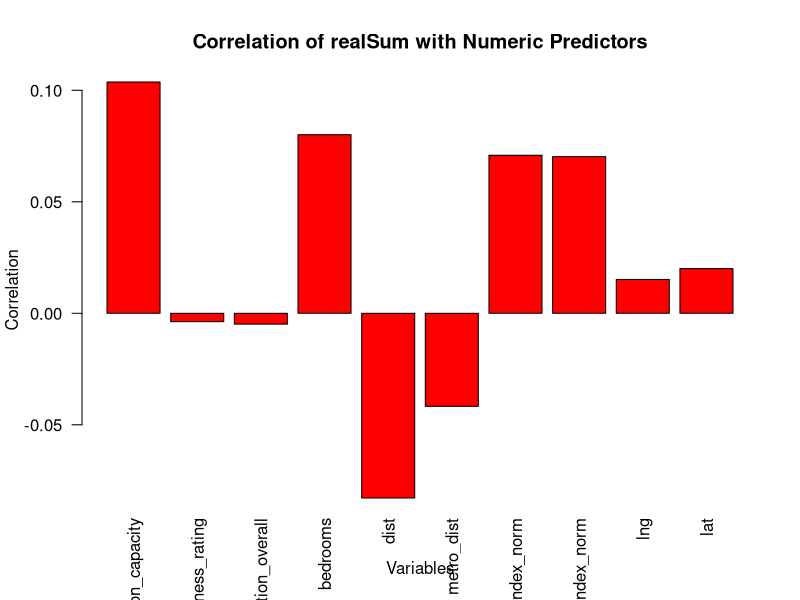

Source code (R):
library(tidyverse)
library(psych)
airbnb <- read.csv("airbnb.csv", sep =",", header = TRUE)

## 1.Task
glimpse(airbnb)
str(airbnb) # Types of variables in the initial data set: character (room_type), double (rest of the variables)

# Check for missing data
colSums(is.na(airbnb)) # 0 missing variables

names(airbnb) # Check the current structure and correct index positions of the columns
# Remove variables that are not important
airbnb <- airbnb[,-c(1, 4, 5, 15, 17)] # X, room_shared, room_private, attr_index, rest_index

# Convert categorical variables into factors
airbnb$room_type <- as.factor(airbnb$room_type)
airbnb$host_is_superhost <- as.factor(airbnb$host_is_superhost)
airbnb$weekend <- as.factor(airbnb$weekend)
airbnb$biz <- as.factor(airbnb$biz)
airbnb$multi <- as.factor(airbnb$multi)
str(airbnb) #Check if the conversion worked well


## 2.Task
summary(airbnb)
str(airbnb)

# Check which columns are numeric (TRUE/FALSE for each column)
numeric_check <- sapply(airbnb, is.numeric)

# Print the result to see TRUE/FALSE for each column
print(numeric_check)

# Select only numeric columns from the dataset
numeric_columns <- airbnb[sapply(airbnb, is.numeric)]

# Print the first few rows of the numeric columns to verify
head(numeric_columns)

# Calculate the correlation matrix for the numeric columns
numeric_corellation <- cor(numeric_columns)
# Print the correlation matrix in the console
numeric_corellation 
# Viewer window to see the correlation matrix better
View(numeric_corellation)


# Extract correlations of 'realSum' with other variables
realSum_cor <- numeric_corellation[, "realSum"]
print(realSum_cor)
barplot(realSum_cor[-which(names(realSum_cor) == "realSum")], 
        main = "Correlation of realSum with Numeric Predictors",
        xlab = "Variables", ylab = "Correlation", col = "red", las = 2)


# eliminate not relevant: cleanliness rating and satisfaction overall
airbnb <- airbnb[,-c(7,8)] 

########################################################################################

# Conclusion: The variables that seem to be related to realSum are: 
# person_capacity, bedrooms, dist, metro_dist, attr_index_norm, rest_index_norm, lng, lat

#########################################################################################

## 3. Task

# Fit a linear regression model with all predictors
lm_model <- lm(realSum ~ ., data = airbnb)

# Display summary of the model to see significant variables
summary(lm_model)

###################################################################################################################

#Conclusion: 

# Based on the regression analysis, the variables that have a significant (p-value < 0.005) impact on the price are:
# person_capacity, bedrooms and dist
# The variance in the price is not explained well through this model because of the low R-squared value

###################################################################################################################

## 4. Task

# Perform stepwise selection using backward elimination
stepwise_model <- step(lm_model, direction = "backward")

# Show summary of the final model
summary(stepwise_model)

##############################################################################################################################

# Conclusion: Looking at the summary we can see th impact of each variable on the price(realSum):

# person_capacity: positive impact -> for each additional person that can stay, the price increases by approx. EUR 24,47
# This meets the expectation, because larger accommodations usually charge more to serve more guests

# multi1: negative impact -> each multi-listing host lowers the price by approx. EUR 31.42            
# This does not meet the expectation, because you would think that experienced hosts might charge more

# bedrooms: positive -> each additional bedroom increases the price by approx. EUR 30.60
# Yes, one can expect that more bedrooms can mean an increase in the price, since it offers more capacity and comfort

# dist: negative -> each extra unit of distance from the city center, decreases the price by approx. EUR 13.10
# This is what we expected intuitively, since guests usually prefer to stay near touristic attractions and central areas.

# attr_index_norm: positive -> a one-unit increase in the normalized attraction index will increase the price by approx. EUR 2.3
# This is as expected, since accommodations near touristic attractions tend to have higher prices

# Interpretation of room_type, dist and weekend:
# room_type and weekend are not included in the final model, meaning that they do not significantly impact the price
# on the other hand 'dist' has a significant negative impact on the price, confirming the intuition that accommodations far away from the city center are lower in price

###############################################################################################################################

## 5. Task

AIC(lm_model, stepwise_model)


## 6. Task

# Set a seed for reproducibility
set.seed(123)

# Create a training index using a random sample of row indices (80% of data)
train_index <- sample(1:nrow(airbnb), size = 0.8 * nrow(airbnb), replace = FALSE)

# Split the data into training and testing sets
train_data <- airbnb[train_index, ]
test_data <- airbnb[-train_index, ]

# Fit full model on the training data
lm_trainFull <- lm(realSum ~ ., data = train_data)


summary(lm_trainFull)

# Perform stepwise selection on the full model
stepwise_train <- step(lm_trainFull, direction = "backward")

# Display the summary of the stepwise model
summary(stepwise_train)

# Make predictions using the full model
pred_full_train <- predict(lm_trainFull, newdata = train_data)
pred_full_test <- predict(lm_trainFull, newdata = test_data)

# Make predictions using the stepwise model
pred_step_train <- predict(stepwise_train, newdata = train_data)
pred_step_test <- predict(stepwise_train, newdata = test_data)

# Calculate the MSE for the full model
mse_full_train <- mean((train_data$realSum - pred_full_train)^2)
mse_full_test <- mean((test_data$realSum - pred_full_test)^2)

# Calculate the MSE for the stepwise model
mse_step_train <- mean((train_data$realSum - pred_step_train)^2)
mse_step_test <- mean((test_data$realSum - pred_step_test)^2)

# Print the MSE values
cat("Full Model - Training MSE: ", mse_full_train, "\n")
cat("Full Model - Test MSE: ", mse_full_test, "\n")
cat("Stepwise Model - Training MSE: ", mse_step_train, "\n")
cat("Stepwise Model - Test MSE: ", mse_step_test, "\n")

#The full model has a lower test MSE, so it would be the preferred model based on the given data.
